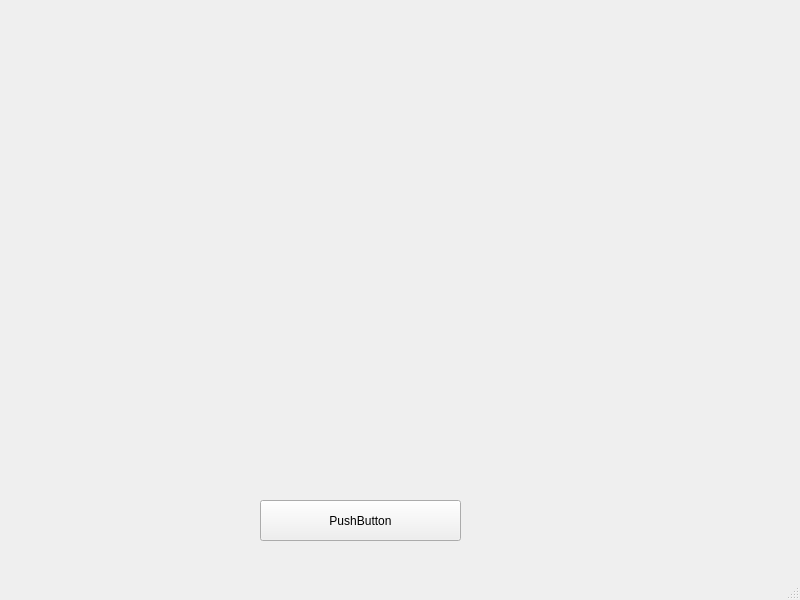
<?xml version="1.0" encoding="UTF-8"?>
<ui version="4.0">
 <class>MainWindow</class>
 <widget class="QMainWindow" name="MainWindow">
  <property name="geometry">
   <rect>
    <x>0</x>
    <y>0</y>
    <width>800</width>
    <height>600</height>
   </rect>
  </property>
  <property name="windowTitle">
   <string>MainWindow</string>
  </property>
  <widget class="QWidget" name="centralwidget">
   <widget class="QPushButton" name="pushButton">
    <property name="geometry">
     <rect>
      <x>260</x>
      <y>500</y>
      <width>201</width>
      <height>41</height>
     </rect>
    </property>
    <property name="text">
     <string>PushButton</string>
    </property>
   </widget>
  </widget>
  <widget class="QMenuBar" name="menubar">
   <property name="geometry">
    <rect>
     <x>0</x>
     <y>0</y>
     <width>800</width>
     <height>21</height>
    </rect>
   </property>
  </widget>
  <widget class="QStatusBar" name="statusbar"/>
 </widget>
 <resources/>
 <connections/>
</ui>
